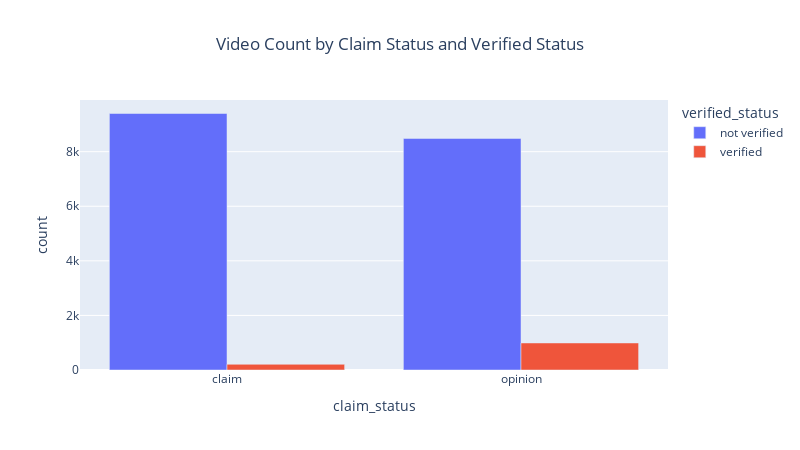

Here is the notebook cell this chart was saved with:
### Markdown cell above
Create histogram of `verified_status` by `claim_status`.

### Code cell
# Get value counts of `verified_status` grouped by `claim_status`.
by_claim_verified = data.groupby('claim_status')['verified_status'].value_counts().reset_index()

# Create bar chart.
fig = px.bar(by_claim_verified, 
       x='claim_status', 
       y='count', 
       color='verified_status', 
       barmode='group', 
       width=800, 
       height=450, 
       title='Video Count by Claim Status and Verified Status'
      )

# Align title to center.
fig.update_layout(title_x=0.5)

fig.show()

### Figure 1 — Plotly figure (JSON) as saved in the notebook; plotly's stock layout.template omitted (floating-point values rounded to 4 significant figures)
{"data": [{"alignmentgroup": "True", "hovertemplate": "verified_status=not verified<br>claim_status=%{x}<br>count=%{y}<extra></extra>", "legendgroup": "not verified", "marker": {"color": "#636efa", "pattern": {"shape": ""}}, "name": "not verified", "offsetgroup": "not verified", "orientation": "v", "showlegend": true, "textposition": "auto", "type": "bar", "x": ["claim", "opinion"], "xaxis": "x", "y": [9399, 8485], "yaxis": "y"}, {"alignmentgroup": "True", "hovertemplate": "verified_status=verified<br>claim_status=%{x}<br>count=%{y}<extra></extra>", "legendgroup": "verified", "marker": {"color": "#EF553B", "pattern": {"shape": ""}}, "name": "verified", "offsetgroup": "verified", "orientation": "v", "showlegend": true, "textposition": "auto", "type": "bar", "x": ["claim", "opinion"], "xaxis": "x", "y": [209, 991], "yaxis": "y"}], "layout": {"barmode": "group", "height": 450, "legend": {"title": {"text": "verified_status"}, "tracegroupgap": 0}, "title": {"text": "Video Count by Claim Status and Verified Status", "x": 0.5}, "width": 800, "xaxis": {"anchor": "y", "autorange": true, "domain": [0, 1], "range": [-0.5, 1.5], "title": {"text": "claim_status"}, "type": "category"}, "yaxis": {"anchor": "x", "autorange": true, "domain": [0, 1], "range": [0, 9894.0], "title": {"text": "count"}, "type": "linear"}}}
